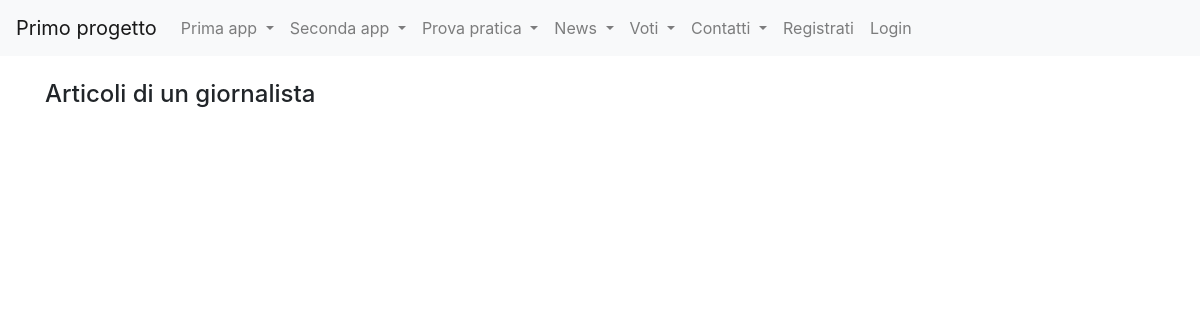
The app's page /news/lista_articoli/3, older data.
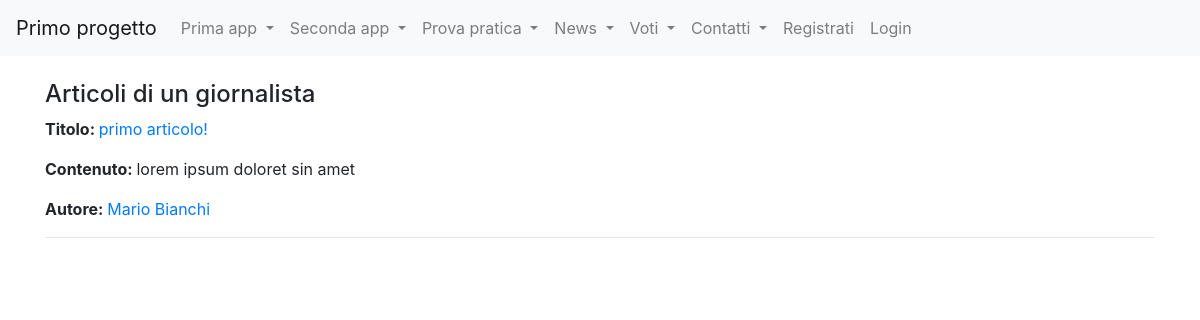
The same page, newer data.
### news/models.py (models this page shows, shortened)
class Articolo(models.Model):
    titolo = models.CharField(max_length = 100)
    contenuto = models.TextField()
    giornalista = models.ForeignKey(Giornalista, on_delete=models.CASCADE,related_name="articolo")
    data = models.DateField(auto_now = True, blank = True)
    visualizzazioni = models.IntegerField(default = 0, blank = True)
    class Meta:
        verbose_name = "Articolo"
        verbose_name_plural = "Articoli"

class Giornalista(models.Model):
    nome = models.CharField(max_length = 20)
    cognome = models.CharField(max_length = 20)
    anno_di_nascita = models.DateField(blank=True)
    def __str__(self):
        return self.nome + " " + self.cognome
    class Meta:
        verbose_name = "Giornalista"
        verbose_name_plural = "Gioralisti"

### news/views.py (the view)
# urls.py: path("lista_articoli", listaArticoli, name="lista_articoli"),
def listaArticoli(request,  pk=None):
    if pk:
        titolo = "Articoli di un giornalista"
        articoli = Articolo.objects.filter(giornalista_id=pk)
        tutti = False
    else:
        titolo = "Tutti gli Articoli"
        articoli = Articolo.objects.all()
        tutti = True
    context = {
        'articoli': articoli,
        'tutti': tutti,
        'titolo' : titolo,
    }
    return render(request, 'news/lista_articoli.html', context)

### news/templates/news/lista_articoli.html (shortened to what this page needs)
{% extends 'base.html'%}
{%block content%}
        <h4> {{ titolo }}</h4>
        {% for articolo in articoli %}
            <p><strong>Titolo: </strong>
                <a href = "/news/articoli/{{ articolo.id }}"> {{ articolo.titolo }} </a>
            </p>
            <p><strong>Contenuto: </strong>
                {{ articolo.contenuto }}
            </p>
            <p><strong>Autore: </strong>
                <a href = {% url 'news:giornalistaDetailView' articolo.giornalista.id %}> {{ articolo.giornalista }} </a>
            </p>
            <hr>
        {% endfor %}
{%endblock content%}

Row changes from the older to the newer data that the page shows:
added Articolo: titolo "primo articolo!", contenuto "lorem ipsum doloret sin amet", giornalista "Mario Bianchi"
